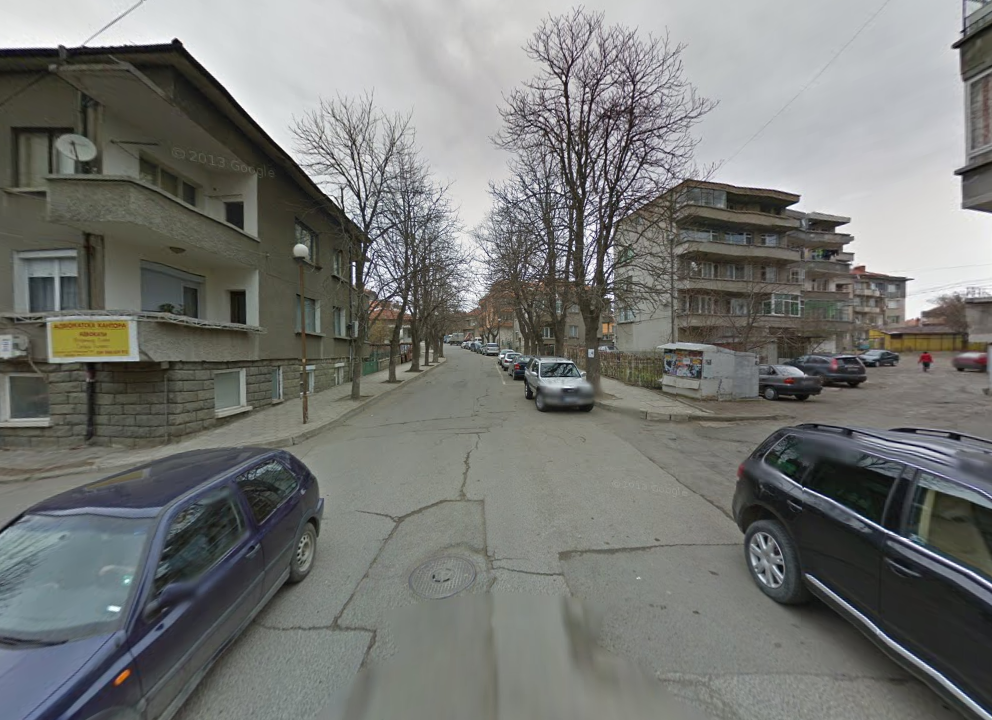
#> input picture dspro2/1_data collection/data/geoguessr_location_multiplayer_0b77ac06-fbf3-4775-9965-4b84faf18722_0.png, 992 x 720 px, given as the content of the folder E:/dspro2/Paper_data/yfcc4k/yfcc4k, which was not available
$ jupyter execute --allow-errors .prepare_resize_images.ipynb   (text cells are left out)
#> lines starting #> are read from the running program, lines starting #| are printed output that depends on the picture; pictures that were not available may be replaced by others from this repository, and a replacement may not be noted
#> in process_image, image is the input picture: PIL image 992x720 RGBA; mean R, G, B, A 118.1, 119.7, 116.8, 255
### dspro2/region_enricher.py
import os

import geopandas as gpd
from shapely.geometry import Point
import numpy as np
from countryconverter import convert_coordinates_to_country_names, convert_country_from_names
import warnings
from scipy.spatial import cKDTree

CURRENT_DIR = os.path.dirname(os.path.realpath(__file__))

BASE_PATH = CURRENT_DIR + "/3_data_preparation/00_preparing/data/"


class RegionEnricher:
    def __init__(self):
        self.geojson_file_path = BASE_PATH + "admin_1_states_provinces.geojson"
        self.file_path = BASE_PATH + "admin_1_states_provinces.json"
        warnings.filterwarnings("ignore", message="Geometry is in a geographic CRS")

    def load_geojson(self, file):
        gdf = gpd.read_file(filename=file, driver="GeoJSON")
        return gdf

    # function to get the middle point of a polygon and add it to the dataframe as a new column
    # [58 lines left out: functions get_list_of_middle_points, get_country_from_middle_point, process, not called in this run]

    def load_enriched_geojson(self):
        gdf = gpd.read_file(self.geojson_file_path, driver="GeoJSON", crs="EPSG:4326")
        region_names = gdf["region_name"].values
        # assert that the region names are unique and there are no missing values
        assert gdf["region_name"].notnull().all()
        assert len(region_names) == len(set(region_names))
        return gdf

    # [50 lines left out: functions get_region_from_point, is_point_in_region, find_nearest_regions, get_region_from_points, add_regions_to_json, not called in this run]

### dspro2/5_evaluation/.compare_external/.prepare_resize_images.ipynb
[cell 1]
from PIL import Image, UnidentifiedImageError
import os
import pandas as pd
import sys
import concurrent
import json

sys.path.insert(0, "../../")
from countryconverter import convert_coordinates_to_country_names
from region_enricher import RegionEnricher

region_enricher = RegionEnricher()
#> (the rest of this cell did not finish here and is left out)

[cell 2]
def add_country(df):
    lat_lon_tuples = [(lat, lon) for lat, lon in zip(df["lat"], df["lon"])]
    df["country_name"], df["country_code"] = convert_coordinates_to_country_names(lat_lon_tuples)
    return df


def add_region(df):
    lat_lon_tuples = [(lat, lon) for lat, lon in zip(df["lat"], df["lon"])]
    df["regions"], df["is_in_region"] = region_enricher.get_region_from_points(gdf, lat_lon_tuples)
    return df


# convert the data to single json file per file, with the following columns: the name of the file is the {ID}.json and convert it to utf-8
# example: {"coordinates": [45.96841812133789, -66.80126190185547], "country_name": "Canada", "country_code": "CA", "regions": [["Canada_New Brunswick_CAN-684", "POINT (-66.37845 46.625711)"], ["United States_Maine_USA-3561", "POINT (-69.232905 45.388285)"], ["Canada_Prince Edward Island_CAN-687", "POINT (-63.249697 46.400597)"], ["Canada_Nova Scotia_CAN-685", "POINT (-63.310821 45.153825)"], ["United States_New Hampshire_USA-3538", "POINT (-71.57834 43.68971)"]], "is_in_region": "False"}
def convert_to_json(df, name):
    for i, row in df.iterrows():
        data = {}
        data["coordinates"] = [row["lat"], row["lon"]]
        data["country_name"] = row["country_name"]
        data["country_code"] = row["country_code"]
        data["regions"] = row["regions"]
        data["is_in_region"] = row["is_in_region"]
        with open(f'E:\\dspro2\\Paper_data\\{name}\\jsons\\{row["ID"]}.json', "w", encoding="utf-8") as f:
            json.dump(data, f, ensure_ascii=False)

[cell 3]
input_file = "E:\\dspro2\\Paper_data\\yfcc4k\\info.txt"
output_file = "E:\\dspro2\\Paper_data\\yfcc4k\\info.csv"

#> (a cell that did not finish here is left out)

#> (a cell that did not finish here is left out)

[cell 6]
input_img2gps = "E:\\dspro2\\Paper_data\\im2gps3ktest\\im2gps3k_places365.csv"
output_img2gps = "E:\\dspro2\\Paper_data\\im2gps3ktest\\im2gps3k_places_changed.csv"

#> (a cell that did not finish here is left out)

[cell 8]
# risize an image using pillow
def resize_image(image, size, image_path):
    try:
        return image.resize(size)
    except OSError as e:
        print(e)
        if "image file is truncated" in e.__repr__() or (e.strerror is not None and "image file is truncated" in e.strerror):
            print("Image file is truncated. Skipping file: " + os.path.basename(image_path))
            return None
        raise e
    except SyntaxError as e:
        print(e)
        if "broken PNG file" in e.__repr__() or (e.strerror is not None and "broken PNG file" in e.strerror):
            print("Broken PNG file. Skipping file: " + os.path.basename(image_path))
            return None
        raise e


# save an image using pillow
def save_image(image, image_path):
    image.save(image_path)


# convert an image to grayscale using pillow
def convert_to_grayscale(image):
    return image.convert("L")

[cell 9]
allow_env = True
path_to_images = "E:\\dspro2\\Paper_data\\yfcc4k\\yfcc4k"
path_to_processed_images = "E:\\dspro2\\Paper_data\\yfcc4k\\image_processed"
num_workers = 16

[cell 10]
image_paths = [os.path.join(path_to_images, f) for f in os.listdir(path_to_images) if os.path.isfile(os.path.join(path_to_images, f))]

print(f"{len(image_paths)} files")

[cell 11]
# first crop the images to the 16:9 aspect ratio
def crop_image(image, image_path):
    width, height = image.size
#> width = 992; height = 720
    if width / height > 16 / 9:
        new_width = int(height * 16 / 9)
        left = (width - new_width) / 2
        right = (width + new_width) / 2
        top = 0
        bottom = height
    else:
        new_height = int(width * 9 / 16)
#> new_height = 558
        left = 0
        right = width
#> right = 992
        top = (height - new_height) / 2
#> top = 81
        bottom = (height + new_height) / 2
#> bottom = 639
    return image.crop((left, top, right, bottom))
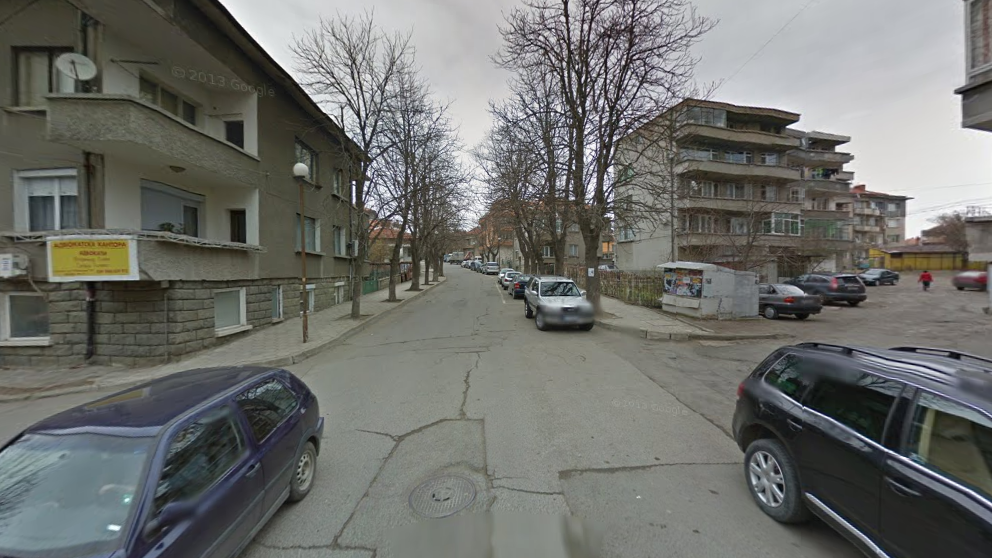
#> returned value: PIL image 992x558 RGBA; mean R, G, B, A 110.5, 111.8, 108.1, 255

[cell 12]
# process the images
def process_image(image_path, path_to_processed_image):
    try:
        image = Image.open(image_path)
        image = crop_image(image, image_path)
        image = resize_image(image, (130, 80), image_path)
#> in resize_image, `return image.resize(size)`:
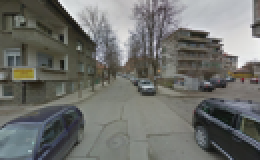
#> returned value: PIL image 130x80 RGBA (shown 2 times larger); mean R, G, B, A 110.5, 111.8, 108.1, 255
        save_image(image, os.path.join(path_to_processed_image, os.path.basename(image_path)))
    except UnidentifiedImageError as e:
        print(f"Could not identify image file {image_path}")
    except Exception as e:
        print(f"Error processing image {image_path}: {e}")

$ run again, on dspro2/1_data collection/data/geoguessr_location_multiplayer_0b77ac06-fbf3-4775-9965-4b84faf18722_1.png
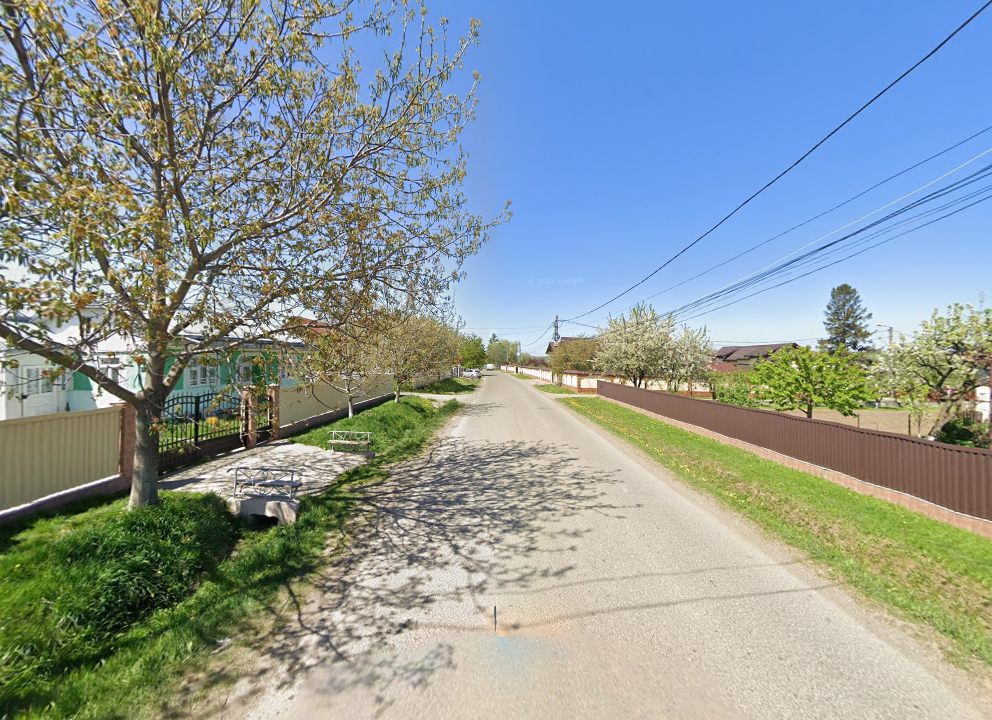
#> input picture dspro2/1_data collection/data/geoguessr_location_multiplayer_0b77ac06-fbf3-4775-9965-4b84faf18722_1.png, 992 x 720 px, given as the content of the folder E:/dspro2/Paper_data/yfcc4k/yfcc4k, which was not available
#> in process_image, image is the input picture: PIL image 992x720 RGBA; mean R, G, B, A 140.4, 152.6, 152.8, 255
#> in crop_image, `return image.crop((left, top, right, bottom))`:
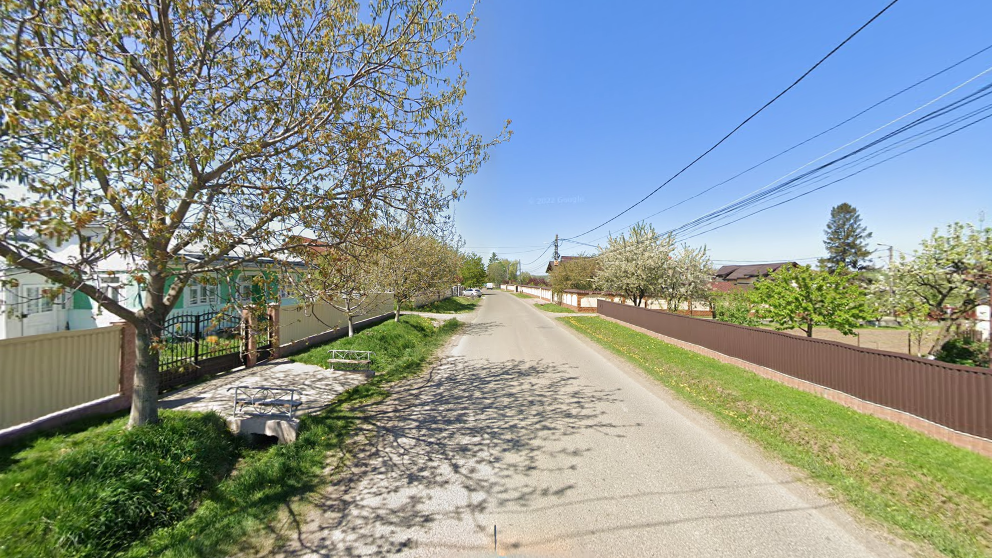
#> returned value: PIL image 992x558 RGBA; mean R, G, B, A 139.1, 150.2, 146.9, 255
#> in resize_image, `return image.resize(size)`:
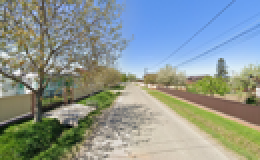
#> returned value: PIL image 130x80 RGBA (shown 2 times larger); mean R, G, B, A 139.1, 150.2, 146.9, 255

$ run again, on dspro2/1_data collection/data/geoguessr_location_multiplayer_0b77ac06-fbf3-4775-9965-4b84faf18722_2.png
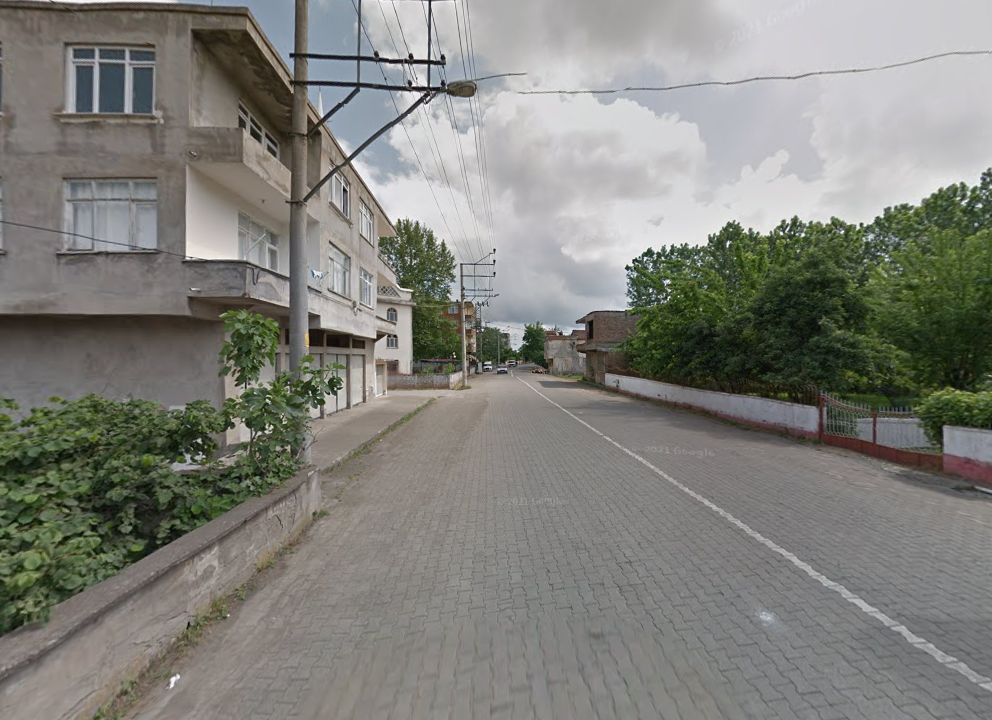
#> input picture dspro2/1_data collection/data/geoguessr_location_multiplayer_0b77ac06-fbf3-4775-9965-4b84faf18722_2.png, 992 x 720 px, given as the content of the folder E:/dspro2/Paper_data/yfcc4k/yfcc4k, which was not available
#> in process_image, image is the input picture: PIL image 992x720 RGBA; mean R, G, B, A 128.9, 129, 123, 255
#> in crop_image, `return image.crop((left, top, right, bottom))`:
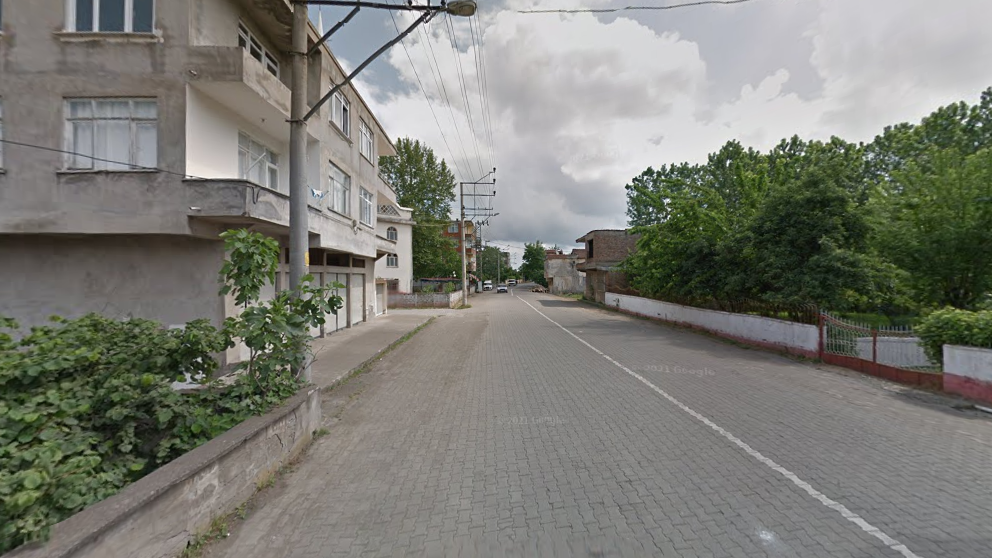
#> returned value: PIL image 992x558 RGBA; mean R, G, B, A 124, 124.6, 117.2, 255
#> in resize_image, `return image.resize(size)`:
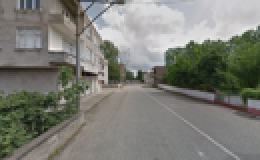
#> returned value: PIL image 130x80 RGBA (shown 2 times larger); mean R, G, B, A 124, 124.6, 117.2, 255

$ run again, on dspro2/3_data_preparation/06_visualize/sample.png
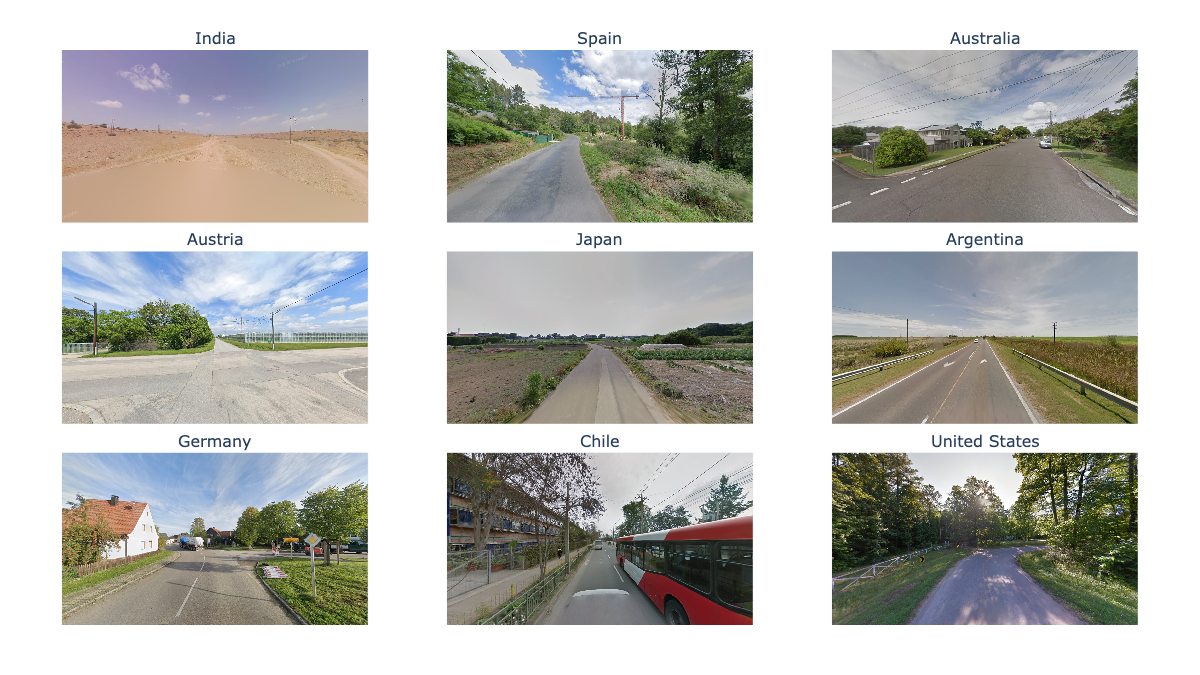
#> input picture dspro2/3_data_preparation/06_visualize/sample.png, 1200 x 675 px, given as the content of the folder E:/dspro2/Paper_data/yfcc4k/yfcc4k, which was not available
#> in process_image, image is the input picture: PIL image 1200x675 RGBA; mean R, G, B, A 186.3, 186.4, 182, 255
#> in resize_image, `return image.resize(size)`:
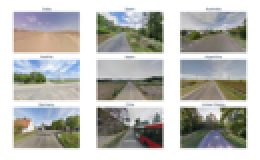
#> returned value: PIL image 130x80 RGBA (shown 2 times larger); mean R, G, B, A 186, 186.1, 181.7, 255
